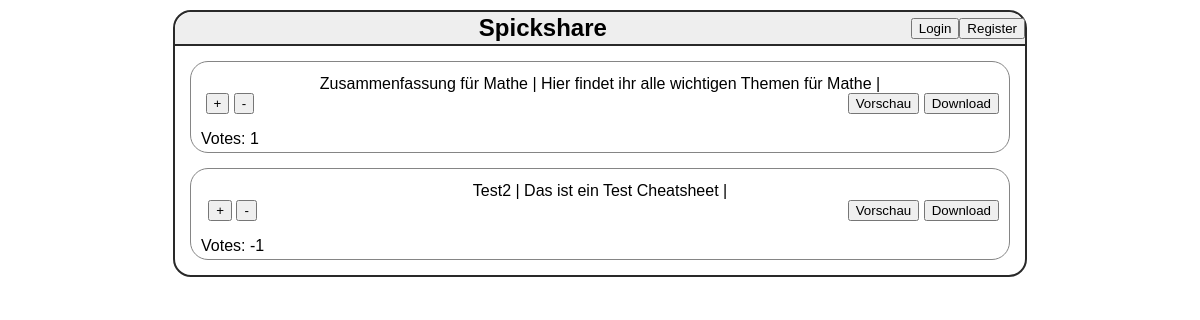
Before: /index/ with the older database file.
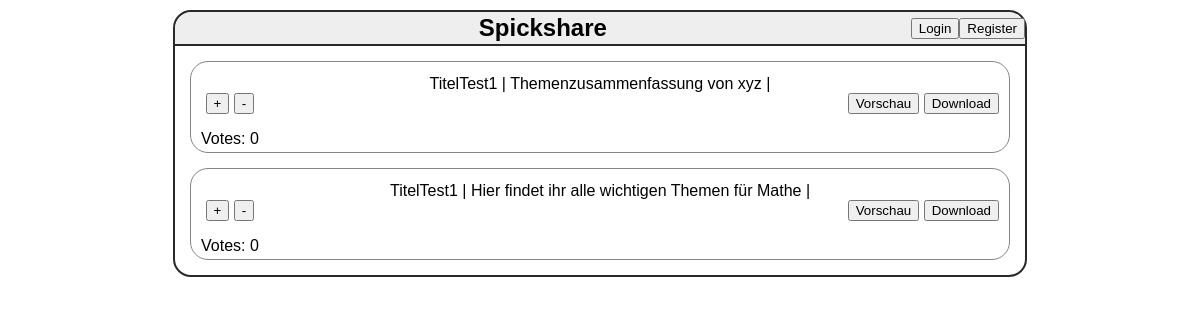
After: the same page with the newer database file.
### models.py (models this page shows)
class Cheatsheet(db.Model):
    id = db.Column(db.Integer, primary_key=True)
    title = db.Column(db.String, nullable=False)
    description = db.Column(db.String, nullable=False)
    creditcost = db.Column(db.Integer, nullable=True)
    pdf_datei = db.Column(db.LargeBinary, nullable=False)
    module_id = db.Column(db.Integer, db.ForeignKey('module.id'), nullable=True)
    professor_id = db.Column(db.Integer, db.ForeignKey('professor.id'), nullable=True)
    user_id = db.Column(db.Integer, db.ForeignKey('user.id'), nullable=True)
    votes = db.Column(db.Integer, default=0, nullable=False)
    created_at = db.Column(db.DateTime, default=func.now())

### app.py (the view)
@app.route('/index/')
def index():
    cheatsheets = Cheatsheet.query.all()
    return render_template('index.html', cheatsheets=cheatsheets, user=current_user) #https://youtu.be/dam0GPOAvVI?t=7011

### templates/index.html (shortened to what this page needs)
<!doctype html>
<html lang=de>
<head>
    <link rel="stylesheet" href="{{ url_for('static', filename='css/style.css') }}">
</head>
<body>
<nav style="display: flex; justify-content: space-between; align-items: center; padding: 0px;">
    {% if user.is_authenticated %}
        <h1>Spickshare</h1>
        <form action="{{ url_for('upload')}}">
             <button type="submit">Upload Cheatsheet</button>
        </form>
        <a href="{{ url_for('logout') }}">
            <button>Logout</button>
        </a>
    {% else %}
        <h1>Spickshare</h1>
        <a href="{{ url_for('login') }}">
            <button>Login</button>
        </a>
        <a href="{{ url_for('register') }}">
            <button>Register</button>
        </a>
    {% endif %}
</nav>
    <ul>
        {% for cheatsheet in cheatsheets %}
            <div class="eintrag">
                <li>{{ cheatsheet.title }} | {{ cheatsheet.description }} | {{ cheatsheet.prof }}</li>
                <div class="buttons-links">
                    <form action="{{ url_for('vote') }}" method="POST">
                        <button type="submit" name="Voteinput" value="+">+</button>
                        <button type="submit" name="Voteinput" value="-">-</button>
                        <p>Votes: {{ cheatsheet.votes }}</p>
                    </form>
                </div>
                    <div class="buttons-rechts">
                    <button>Vorschau</button>
                    <button>Download</button>
                </div>
            </div>
        {% endfor %}
    </ul>
</body>
</html>

### static/css/style.css (style rules this page uses)
body { text-align: center; font-family: sans-serif; width: 850px; margin: 10px auto; border: 2px solid #292929; border-radius: 18px; border-width: 2px; }
a { color: #35a; text-decoration: none; }
ul { list-style: none; margin: 0; padding: 0; }
li { margin-top: 3px; }
form { display: inline; }
nav { background: #eee; border-bottom: 2px solid #292929; display: flex; align-items: center; padding: 0 5px; border-top-left-radius: 18px; border-top-right-radius: 18px; }
nav h1 { font-size: x-large; flex: auto; margin: 2px 0; }
nav a { text-decoration: none; }
.eintrag { margin: 15px; height: 70px; }
.buttons-links { float: left; }
.buttons-rechts { float: right; }
.eintrag { border: rgb(133, 133, 133); border-style: solid; border-width: 1px; padding: 10px; border-radius: 18px; }

Changed rows visible on the page:
removed Cheatsheet: title "Zusammenfassung für Mathe", description "Hier findet ihr alle wichtigen Themen für Mathe", votes "1"
added Cheatsheet: title "TitelTest1", description "Themenzusammenfassung von xyz", votes "0"
changed Cheatsheet: title "Test2" → "TitelTest1"; description "Das ist ein Test Cheatsheet" → "Hier findet ihr alle wichtigen Themen für Mathe"; votes "-1" → "0"
